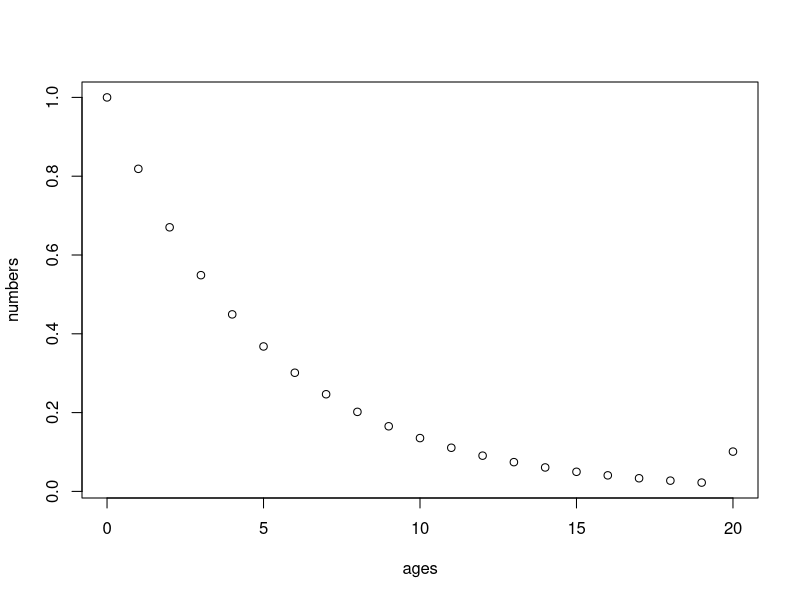
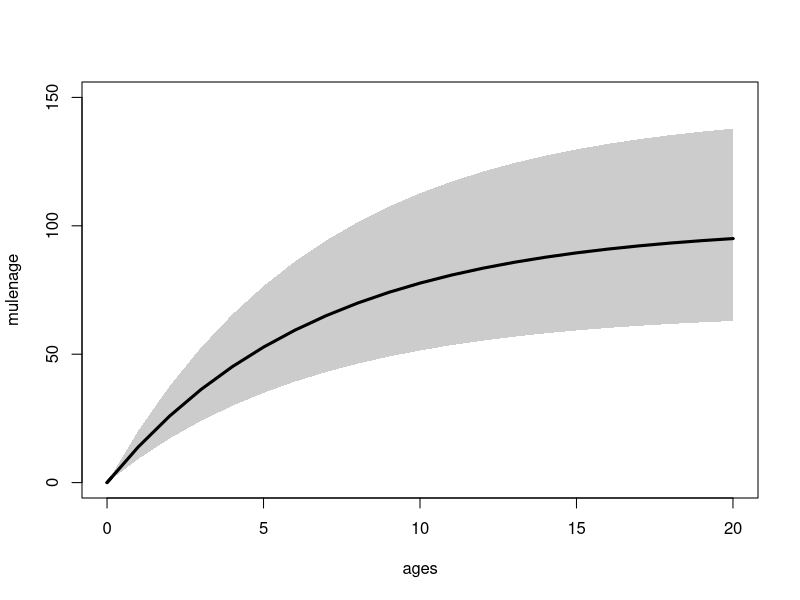
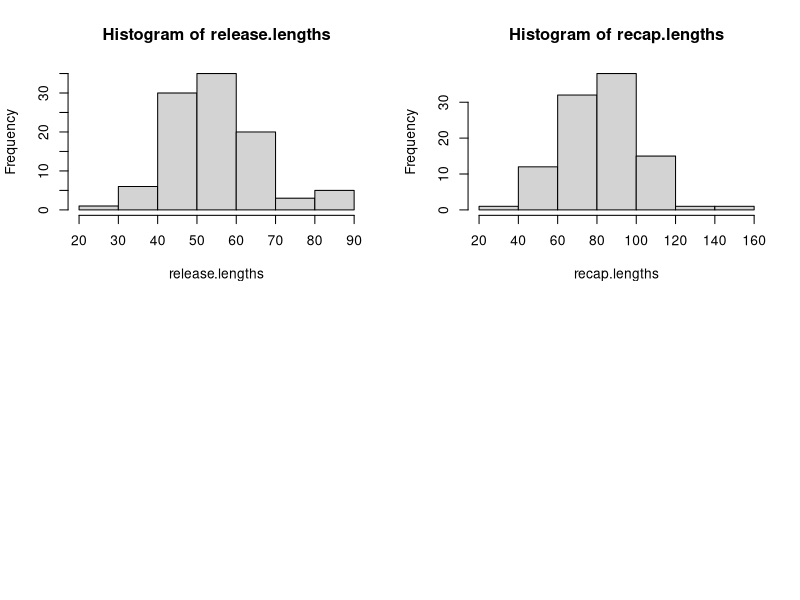

These figures' R source, in order:
###########################
#' Plot growth increment figure for CAPAM presentation
#' @date 31st OCtober 2014
#' @author Gavin Fay
############################

M <- 0.2
maxage <- 20
numbers <- rep(NA,(maxage+1))
ages <- 0:maxage

numbers <- exp(-1*M*ages)
numbers[length(numbers)] <- 
  numbers[length(numbers)]/(1-exp(-1*M))
plot(numbers~ages)

linf <- 100
vbk <- 0.15
cvlenage <- 0.2
tzero <- 0

mulenage <- linf*(1-exp(-1*vbk*(ages-tzero)))
sdlenage <- cvlenage*mulenage
lolenage <- mulenage*qlnorm(0.025,meanlog=-0.5*cvlenage^2,sdlog=cvlenage)
hilenage <- mulenage*qlnorm(0.975,meanlog=-0.5*cvlenage^2,sdlog=cvlenage)
plot(mulenage~ages,type='l',lwd=3,ylim=c(0,linf*1.5))
polygon(c(ages,rev(ages)),c(lolenage,rev(hilenage)),col=gray(0.8),border=NA)
lines(mulenage~ages,lwd=3)

num.recaps <- 100
release.age <- 5
recap.ages <- sample(release.age:maxage,num.recaps,replace=TRUE)
release.ages <- rep(release.age,length(recap.ages))
release.lengths <- 
  mulenage[which(ages==release.age)]*rlnorm(num.recaps,meanlog=-0.5*cvlenage^2,
                                            sdlog=cvlenage)
recap.lengths <- 
  mulenage[recap.ages+1]*rlnorm(num.recaps,meanlog=-0.5*cvlenage^2,
                                            sdlog=cvlenage)
par(mfrow=c(2,2))
hist(release.lengths)
hist(recap.lengths)


